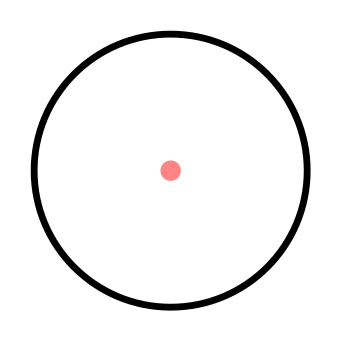

Generate this figure with Python:
#!/usr/bin/env python3
# -*- coding: utf-8 -*-

# Copyright (c) 2014 Jérémie DECOCK (http://www.jdhp.org)

# Permission is hereby granted, free of charge, to any person obtaining a copy
# of this software and associated documentation files (the "Software"), to deal
# in the Software without restriction, including without limitation the rights
# to use, copy, modify, merge, publish, distribute, sublicense, and/or sell
# copies of the Software, and to permit persons to whom the Software is
# furnished to do so, subject to the following conditions:

# The above copyright notice and this permission notice shall be included in
# all copies or substantial portions of the Software.
 
# THE SOFTWARE IS PROVIDED "AS IS", WITHOUT WARRANTY OF ANY KIND, EXPRESS OR
# IMPLIED, INCLUDING BUT NOT LIMITED TO THE WARRANTIES OF MERCHANTABILITY,
# FITNESS FOR A PARTICULAR PURPOSE AND NONINFRINGEMENT. IN NO EVENT SHALL THE
# AUTHORS OR COPYRIGHT HOLDERS BE LIABLE FOR ANY CLAIM, DAMAGES OR OTHER
# LIABILITY, WHETHER IN AN ACTION OF CONTRACT, TORT OR OTHERWISE, ARISING FROM,
# OUT OF OR IN CONNECTION WITH THE SOFTWARE OR THE USE OR OTHER DEALINGS IN
# THE SOFTWARE.


# SEE:
# - http://cairographics.org/samples/
# - http://cairographics.org/documentation/pycairo/3/reference/index.html
# - http://cairographics.org/pycairo/tutorial/
# - http://www.tortall.net/mu/wiki/CairoTutorial

import cairo
import math

WIDTH, HEIGHT = 256, 256

def main():
    """Main function"""

    # Image surfaces provide the ability to render to memory buffers either
    # allocated by cairo or by the calling code.
    # List of supported surfaces: http://www.cairographics.org/manual/cairo-surfaces.html
    surface = cairo.SVGSurface("circle.svg", WIDTH, HEIGHT)

    # cairo.Context is the object that you send your drawing commands to.
    context = cairo.Context(surface)

    # Normalizing the canvas ([0,1],[0,1]) -> ([0,WIDTH],[0,HEIGHT])
    context.scale(WIDTH, HEIGHT)

    ### DRAW ###
     
    # context.set_source_rgb(0., 0., 0.)
    # context.set_source_rgba(0., 0., 0., 1.)
    #   Sets the source pattern within context to an opaque color. This opaque color
    #   will then be used for any subsequent drawing operation until a new source
    #   pattern is set.
    #   The color components are floating point numbers in the range 0 to 1. If
    #   the values passed in are outside that range, they will be clamped.
    #   The default source pattern is opaque black, (that is, it is equivalent to
    #   cairo_set_source_rgb(context, 0.0, 0.0, 0.0)).
    #   Using set_source_rgb(r, g, b) is equivalent to using
    #   set_source_rgba(r, g, b, 1.0), and it sets your source color to use
    #   full opacity. 
    #
    # context.stroke()
    #   The stroke() operation takes a virtual pen along the current path
    #   according to the current line width, line join, line cap, and dash
    #   settings. After cairo_stroke(), the current path will be cleared from
    #   the cairo context.
    #   See http://www.cairographics.org/manual/cairo-cairo-t.html#cairo-stroke
    #
    # context.fill()
    #   A drawing operator that fills the current path according to the current
    #   fill rule, (each sub-path is implicitly closed before being filled).
    #   After cairo_fill(), the current path will be cleared from the cairo
    #   context.
    #   See http://www.cairographics.org/manual/cairo-cairo-t.html#cairo-fill

    context.set_line_width(0.02)

    context.set_source_rgb(1, 1, 1)
    context.rectangle(0, 0, 1, 1)
    context.fill()

    # STROKE

    x_center = 0.5
    y_center = 0.5

    radius = 0.4

    angle1 = math.radians(0.)   # angles in radians
    angle2 = math.radians(360.) # angles in radians

    context.set_source_rgb(0, 0, 0)
    context.arc(x_center, y_center, radius, angle1, angle2)
    context.stroke()

    # DRAW HELPING LINES

    context.set_source_rgba(1, 0.2, 0.2, 0.6)

    context.arc(x_center, y_center, 0.03, angle1, 2. * math.pi)
    context.fill()

    ### WRITE THE SVG FILE ###

    surface.finish()

if __name__ == '__main__':
    main()
